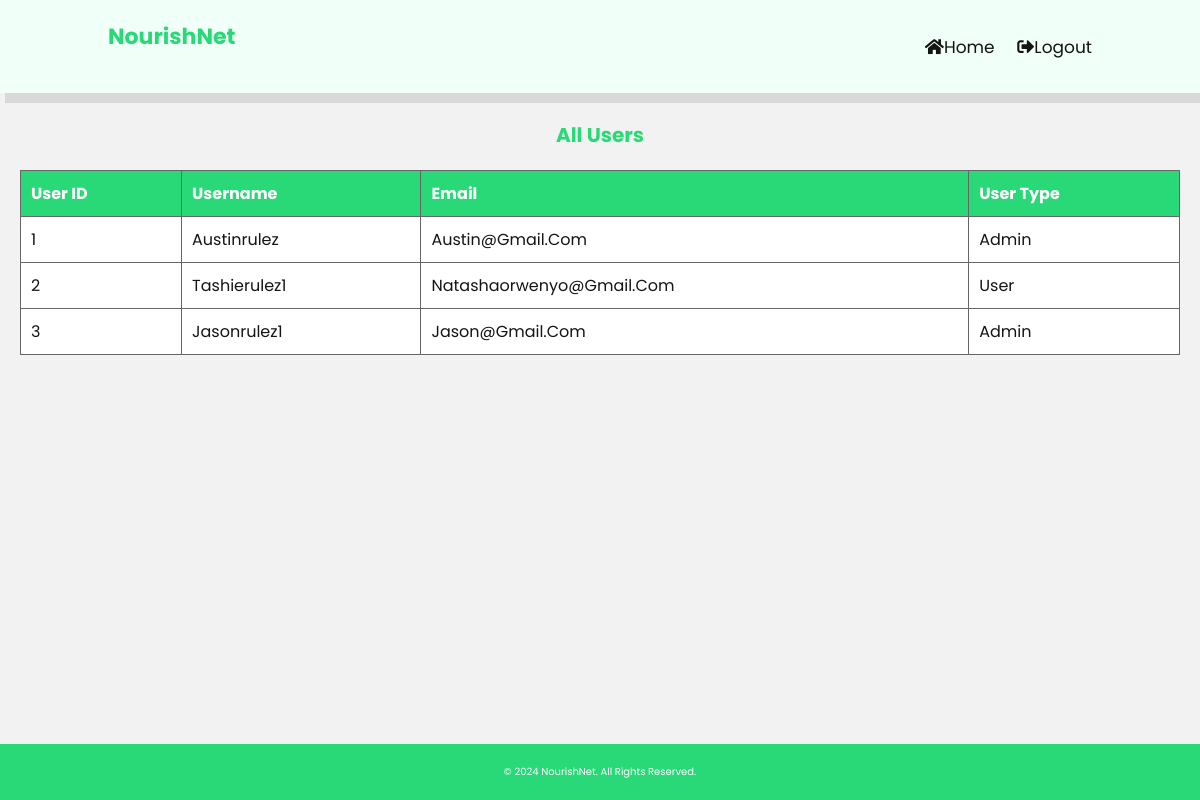
The page /adminviewusers.php (signed in) on the database as committed earlier.
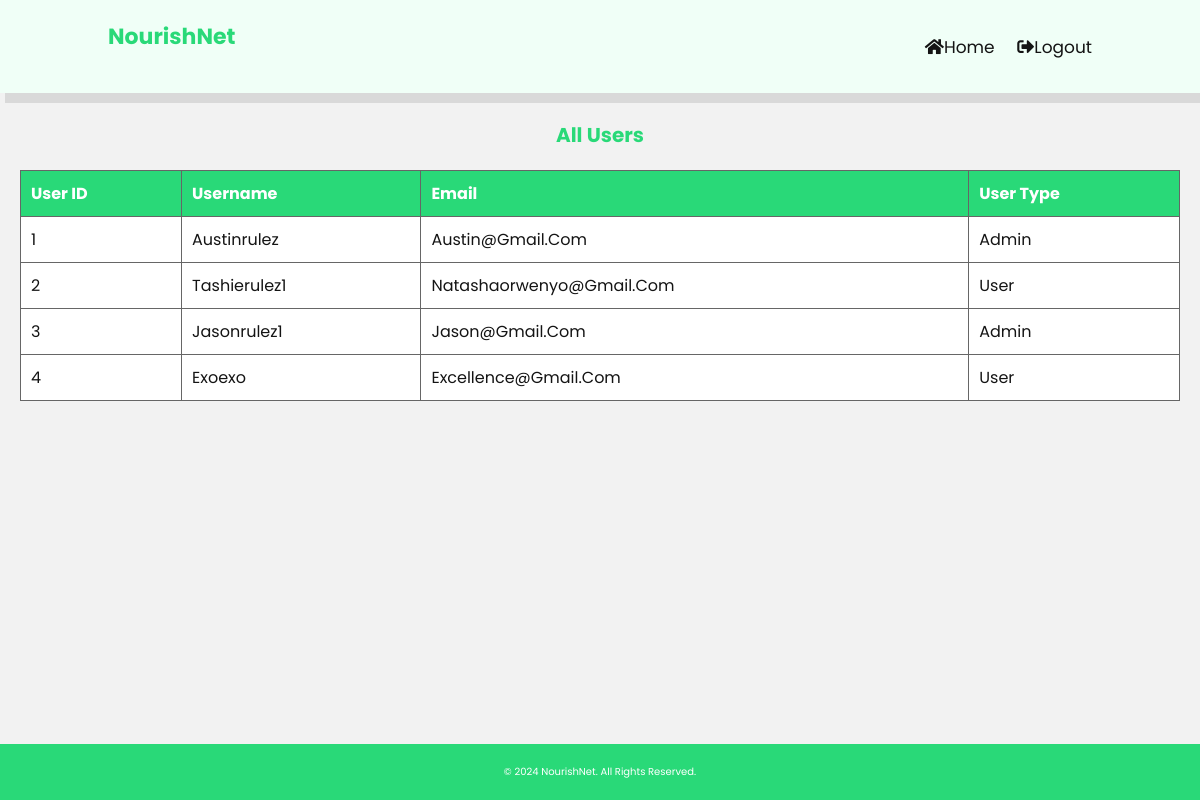
The same page on the database as committed later.
### tables this page shows
CREATE TABLE `users` (
  `user_id` int(255) NOT NULL,
  `username` varchar(255) NOT NULL,
  `password` varchar(255) NOT NULL,
  `email` varchar(255) NOT NULL,
  `user_type` varchar(255) NOT NULL
);

### adminviewusers.php (the view, shortened to what this page needs)
<?php
include 'db_connect.php';
$conn = new mysqli($servername, $username, $password, $dbname);
$sql = "SELECT user_id, username, email, user_type FROM users";
$result = $conn->query($sql);
?>
<!DOCTYPE html>
<html lang="en">
<head>
    <link rel="stylesheet" href="../styling/adminviewusers.css">
    <link rel="stylesheet" href="https://cdnjs.cloudflare.com/ajax/libs/font-awesome/5.15.4/css/all.min.css">
</head>
<body>
    <div class="taskbar">
        <div class="taskbar-left">
            <h1>NourishNet</h1>
        </div>
        <div class="taskbar-right">
            <a href="admin.php"><i class="fas fa-home"></i>Home</a>
            <a href="logout.php"><i class="fas fa-sign-out-alt"></i>logout</a>
        </div>
    </div>
    <div class="container">
        <h1>All Users</h1>
        <table>
            <thead>
                <tr>
                    <th>User ID</th>
                    <th>Username</th>
                    <th>Email</th>
                    <th>User Type</th>
                </tr>
            </thead>
            <tbody>
                <?php
                if ($result->num_rows > 0) {
                    while ($row = $result->fetch_assoc()) {
                        echo "<tr>
                                <td>" . $row["user_id"] . "</td>
                                <td>" . $row["username"] . "</td>
                                <td>" . $row["email"] . "</td>
                                <td>" . $row["user_type"] . "</td>
                            </tr>";
                    }
                } else {
                    echo "<tr><td colspan='4'>No users found</td></tr>";
                }
                ?>
            </tbody>
        </table>
    </div>
</body>
<footer class="footer">
    <p>&copy; 2024 NourishNet. All rights reserved.</p>
</footer>
</html>

Rows that differ between the two databases and show on the page:
added users: user_id "4", username "Exoexo", email "Excellence@gmail.com", user_type "User"
